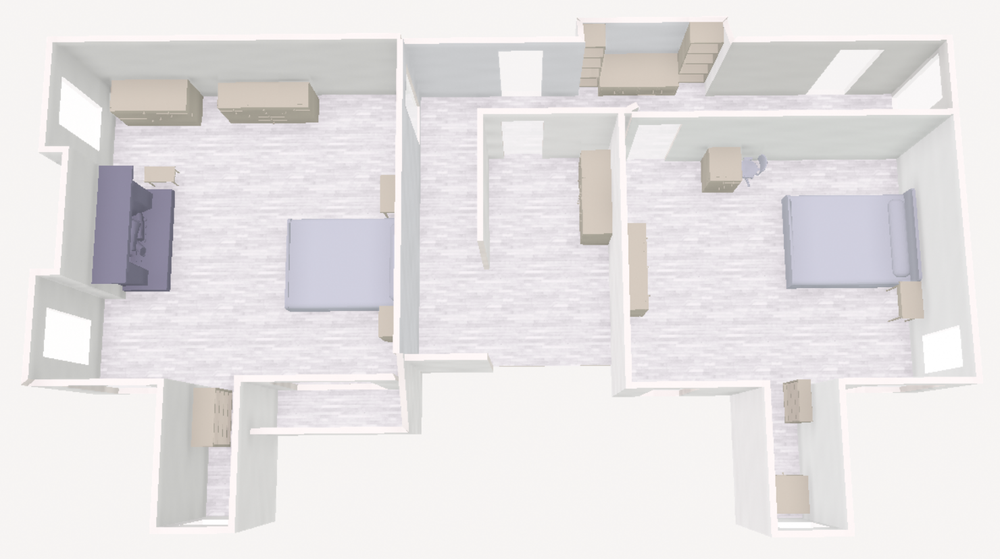
#> input picture segmentation_samples/New_Model.png, 1000 x 559 px, shrunk from 1480 x 827 before the run
$ python generate_floor_plan.py
#> lines starting #> are read from the running program, lines starting #| are printed output that depends on the picture; after the words box and inside, x2 and y2 are one past the last pixel; in counts of white or black regions, pixels touching at a corner belong together
import os
import cv2
import numpy as np
import matplotlib.pyplot as plt

# NOTE: After running or compiling the python file closing the output will take us to next output , for eg first we close the original image then we get the preprocessed

#All the results with all the images are given in the samples folder the original image, the preprocessed image, the edge detection, the floor plan including....


def load_image(image_path):
    # Loading the image into grayscale for removing the colours and visibility of images through open cv
#> called with image_path = 'segmentation_samples/New_Model.png'
    image = cv2.imread(image_path, cv2.IMREAD_GRAYSCALE)
#> image: shape (559, 1000); min 90, max 255, mean 226.6
    if image is None:
        raise ValueError("Image not found or unable to load.")
    return image

def preprocess_image(image):
    # Apply Gaussian Blur to reduce noise
    # The application of a mathematical function to an image in order to blur it.
    blurred = cv2.GaussianBlur(image, (5, 5), 0)
    return blurred

def edge_detection(image):
    # Using Canny edge detectors
    edges = cv2.Canny(image, 50, 150, apertureSize=3)
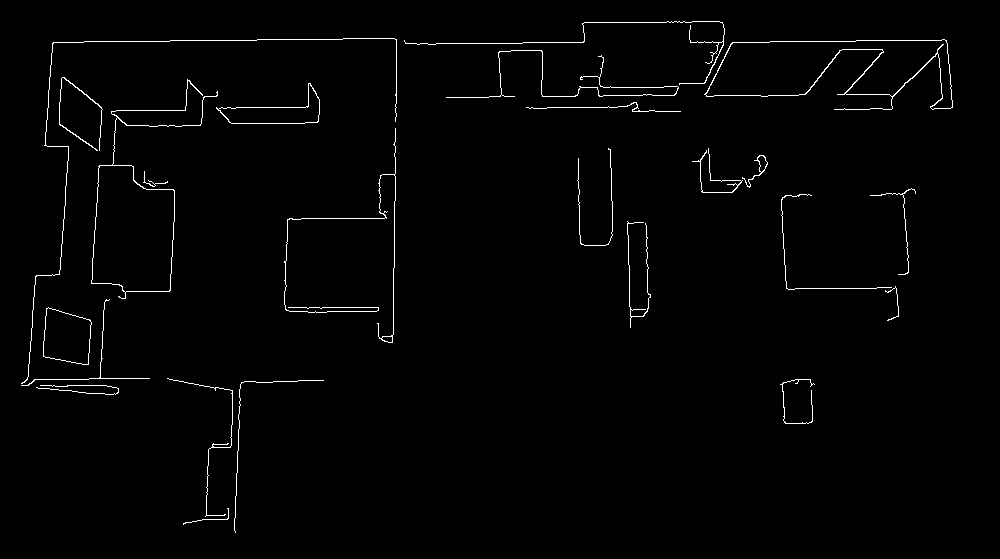
#> edges: shape (559, 1000); 1.3% white in thin lines or dots, all inside (x1, y1, x2, y2) = (21, 21, 953, 533)
    return edges

def find_contours(edges):
    # Countouring the layers of the image
    contours, _ = cv2.findContours(edges, cv2.RETR_TREE, cv2.CHAIN_APPROX_SIMPLE)
#> contours = 30 contours, 15 with area under 20; largest, box (x1, y1, x2, y2) and area: (704, 39, 953, 110) 9790, (705, 39, 953, 110) 9632, (91, 79, 218, 299) 8698, (91, 165, 175, 293) 8647, (43, 307, 92, 365) 2142
    return contours

def draw_floor_plan(contours, image_shape):
    # Creation of  a blank image for drawing
    floor_plan = np.zeros(image_shape, dtype=np.uint8)

    # Drawing the contours on the blank image
    cv2.drawContours(floor_plan, contours, -1, (255, 255, 255), 1) # Making the floor plan more prominent

    return floor_plan

def save_image(image, path):
    cv2.imwrite(path, image)

def main(image_path):
    # Load and preprocess the image as specified in the {file_path}
    image = load_image(image_path)
    preprocessed_image = preprocess_image(image)
    edges = edge_detection(preprocessed_image)
    contours = find_contours(edges)
    floor_plan = draw_floor_plan(contours, image.shape)

    # Defining the output directory and filenames
    output_dir = os.path.dirname(image_path)
    base_name = os.path.splitext(os.path.basename(image_path))[0]

    original_image_path = os.path.join(output_dir, f"{base_name}_original.jpg")
    preprocessed_image_path = os.path.join(output_dir, f"{base_name}_preprocessed.jpg")
    edges_image_path = os.path.join(output_dir, f"{base_name}_edges.jpg")
    floor_plan_image_path = os.path.join(output_dir, f"{base_name}_floor_plan.jpg")

    # Save the images
    save_image(image, original_image_path)
    save_image(preprocessed_image, preprocessed_image_path)
    save_image(edges, edges_image_path)
    save_image(floor_plan, floor_plan_image_path)

    # Optionally, display the images
    display_image(image, title='Original Image')
    display_image(preprocessed_image, title='Preprocessed Image')
    display_image(edges, title='Edge Detection')
    display_image(floor_plan, title='Floor Plan')

def display_image(image, title='Image'):
    plt.figure(figsize=(10, 10))
    plt.imshow(image, cmap='gray')
    plt.title(title)
    plt.axis('off')
    plt.show()

# image file path
dir = os.getcwd()
image_path = os.path.join(dir, 'New_Model.png')
main(image_path)
